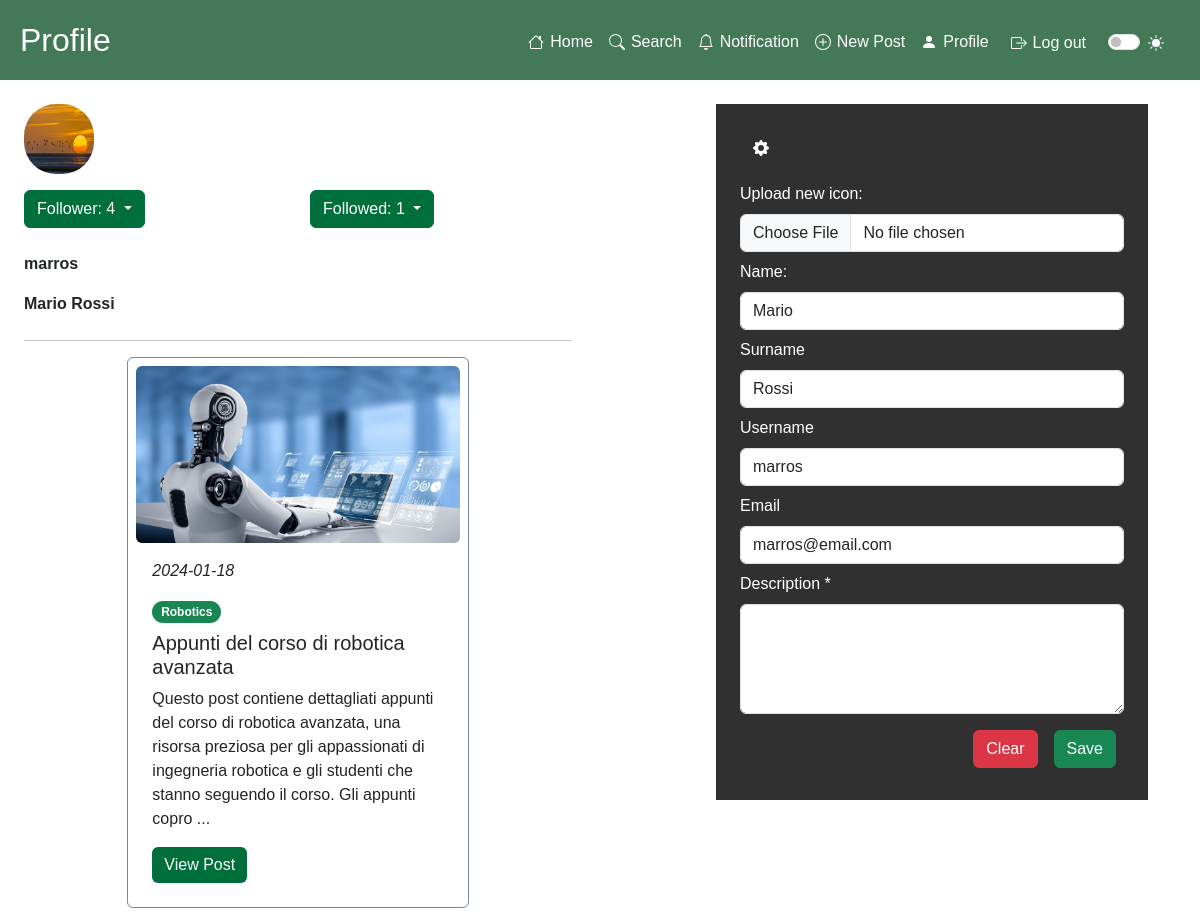
The page /website/profile/profilePage.php (signed in) on the database its author committed.
### tables this page shows
CREATE TABLE `member` (
  `IdUser` int(11) NOT NULL,
  `Name` varchar(100) NOT NULL,
  `Surname` varchar(100) NOT NULL,
  `NumberFollower` int(11) NOT NULL,
  `NumberPost` int(11) NOT NULL,
  `lastseen` datetime DEFAULT NULL,
  `Username` varchar(100) NOT NULL,
  `Email` varchar(100) NOT NULL,
  `Password` varchar(255) NOT NULL,
  `Description` tinytext DEFAULT NULL,
  `IdMedia` int(11) DEFAULT NULL
);

CREATE TABLE `media` (
  `IdMedia` int(11) NOT NULL,
  `FileName` tinytext NOT NULL,
  `FilePath` tinytext NOT NULL,
  `Extension` varchar(10) DEFAULT NULL
);

CREATE TABLE `post` (
  `IdPost` int(11) NOT NULL,
  `Title` tinytext NOT NULL,
  `Description` text DEFAULT NULL,
  `NumberVote` int(11) NOT NULL,
  `NumberComment` int(11) NOT NULL,
  `IdUser` int(11) NOT NULL,
  `IdMedia` int(11) NOT NULL,
  `IdPreview` int(11) DEFAULT NULL,
  `IdCategory` int(11) DEFAULT NULL,
  `Date` datetime DEFAULT NULL
);

CREATE TABLE `category` (
  `IdCategory` int(11) NOT NULL,
  `Description` tinytext NOT NULL
);

### website/includes/utils.php (called while the page is built, shortened)
<?php
function getCategory($dbh, $post) {
    if ($post['IdCategory'] != NULL) {
        $queryCategory = "SELECT Description FROM category WHERE IdCategory = {$post['IdCategory']};";
        $category = $dbh->execQuery($queryCategory)[0]["Description"];
    } else {
        $category = NULL;
    }
    return $category;
}

### website/includes/database.php (called while the page is built, shortened)
<?php
class DataBaseHelper
{
    private $db;
    public function __construct($hostname, $username, $password, $dbname, $port)
    {
        $this->db = new mysqli($hostname, $username, $password, $dbname, $port);
    }
    public function execQuery($query, $retType = MYSQLI_BOTH)
    {
        $stmt = $this->db->prepare($query);
        $stmt->execute();
        $res = $stmt->get_result();
        return $res == FALSE ? "" : $res->fetch_all($retType);
    }
};

### website/profile/profilePage.php (the view, shortened to what this page needs)
<!DOCTYPE html>
<html lang="en">
<head>
    <link href="https://cdn.jsdelivr.net/npm/bootstrap@5.3.2/dist/css/bootstrap.min.css" rel="stylesheet" />
    <link rel="stylesheet" href="https://cdn.jsdelivr.net/npm/bootstrap-icons@1.11.2/font/bootstrap-icons.min.css" />
    <link rel="stylesheet" href="../includes/style.css" />
</head>
<body>
    <?php
    require_once("../includes/database.php");
    include_once("../includes/utils.php");
    $showEdit = true;
    $dstUser = $_SESSION["userId"];
    $user = $dbh->execQuery("SELECT * FROM member WHERE member.IdUser=$dstUser")[0];
    $posts = $dbh->execQuery("SELECT * FROM post WHERE post.IdUser=$dstUser ORDER BY post.Date DESC");
    include_once("../includes/navbar.php");
    ?>
    <div class="container-fluid overflow-hidden px-0">
        <main class="p-2">
            <?php
            if ($showEdit) {
            ?>
                <div class="row justify-content-between">
                    <div class="overflow-y-auto overflow-x-hidden col-lg-6 col-12">
                    <?php
                } else {
                    ?>
                        <div class="row justify-content-center mx-auto">
                            <div class="overflow-y-auto overflow-x-hidden col-12 col-lg-10">
                            <?php
                        }
                            ?>
                            <section class="px-3">
                                <section class="pt-3">
                                    <?php
                                    $query = "SELECT FilePath from media WHERE IdMedia = {$user['IdMedia']};";
                                    $previewPath = $dbh->execQuery($query)[0]['FilePath'];
                                    ?>
                                    <img src="../<?php echo $previewPath ?>" alt="" class="rounded profile-page-icon rounded-5" />
                                    <?php
                                    $query = "SELECT NumberFollower from member WHERE IdUser = $dstUser";
                                    $numFollower = $dbh->execQuery($query)[0]['NumberFollower'];
                                    ?>
                                    <div class="row row-cols-2 my-3 d-flex">
                                        <div class="dropdown">
                                            <a class="btn btn-secondary dropdown-toggle border" role="button" data-bs-toggle="dropdown" aria-expanded="false">
                                                Follower: <?php echo $numFollower ?>
                                            </a>
                                        </div>
                                        <div class="dropdown col-2">
                                            <a class="btn btn-secondary dropdown-toggle border" role="button" data-bs-toggle="dropdown" aria-expanded="false">
                                                <?php
                                                $query = "SELECT COUNT(*) AS NumFollowing FROM follow WHERE IdSrc = '$dstUser';";
                                                $numFollowed = $dbh->execQuery($query)[0]['NumFollowing']
                                                ?>
                                                Followed: <?php echo $numFollowed ?>
                                            </a>
                                        </div>
                                    </div>
                                </section>
                                <section>
                                    <ul class="list-group list-unstyled">
                                        <li class="my-2"><strong><?php echo $user["Username"]; ?></strong></li>
                                        <li class="my-2"><strong><?php echo $user["Name"] . " " . $user["Surname"]; ?></strong></li>
                                    </ul>
                                </section>
                                <hr>
                                <section class="container col-12 col-lg-8 d-block">
                                    <?php
                                    foreach ($posts as $userPost) {
                                        $empty = false;
                                        if ($userPost['IdPreview'] != NULL) {
                                            $queryPreview = "SELECT FilePath from media WHERE IdMedia = {$userPost['IdPreview']};";
                                            $previewPath = $dbh->execQuery($queryPreview)[0]["FilePath"];
                                            $previewPath = "../" . $previewPath;
                                            $empty = false;
                                        } else {
                                            $empty = true;
                                        }
                                        $category = getCategory($dbh, $userPost);
                                    ?>
                                        <div class="card post-card border-1 mt-2 p-2">
                                            <?php
                                            if (!$empty) {
                                            ?>
                                                <img src="<?php echo $previewPath ?>" class="card-img-top rounded" alt="Preview image">
                                            <?php
                                            }
                                            ?>
                                            <div class="card-body">
                                                <p class="show-date"><?php echo substr($userPost["Date"], 0, 10); ?></p>
                                                <?php
                                                if ($category !== NULL) {
                                                ?>
                                                    <span class="badge border rounded-pill mb-2">
                                                        <?php echo $category; ?>
                                                    </span>
                                                <?php
                                                }
                                                ?>
                                                <h5 class="card-title">
                                                    <?php echo $userPost["Title"]; ?>
                                                </h5>
                                                <p class="card-text">
                                                    <?php echo substr($userPost['Description'], 0, 200); ?>
                                                    <?php echo strlen($userPost['Description']) > 200 ? '...' : ''; ?>
                                                </p>
                                                <a href="../post/viewPost.php?id=<?php echo ($userPost["IdPost"]); ?>" class="btn btn-primary" role="button">
                                                    View Post
                                                </a>
                                            </div>
                                        </div>
                                    <?php
                                    }
                                    ?>
                                </section>
                            </section>
                            </div>
                            <?php
                            if ($showEdit) {
                            ?>
                                <div class="position-fixed top-20 end-0 pe-5 col-5 d-none d-lg-block">
                                    <section>
                                        <?php include_once("editProfileContent.php"); ?>
                                    </section>
                                </div>
                            <?php
                            }
                            ?>
                        </div>
        </main>
    </div>
</body>
</html>

### website/profile/editProfileContent.php (shortened to what this page needs)
<?php
    require_once("../includes/database.php");
    include_once("../includes/utils.php");
    $userId = $_SESSION["userId"];
    $user = $dbh->execQuery("SELECT * FROM member WHERE member.IdUser=$userId")[0];
    ?>
    <div class="container-fluid overflow-hidden p-3">
        <div class="row justify-content-between fix-bottom edit-profile-box">
            <section class="col-12 p-4">
                <a id="change-password-button" href="changePassword.php" role="button" class="btn btn-utility mb-3" title="Change password">
                </a>
                <form action="<?php echo ($_SERVER["PHP_SELF"]); ?>" method="post" id="edit-profile-form" enctype="multipart/form-data">
                    <div class="mb-2">
                        <label for="input-image" class="form-label">Upload new icon:</label>
                        <input type="file" name="files" id="input-image" accept="image/*" class="form-control" />
                    </div>
                    <div class="mb-2">
                        <label for="input-name" class="form-label">Name:</label>
                        <input type="text" id="input-name" name="name" class="form-control" value="<?php echo $user["Name"]; ?>" />
                    </div>
                    <div class="mb-2">
                        <label for="input-surname" class="form-label">Surname</label>
                        <input type="text" id="input-surname" name="surname" class="form-control" value="<?php echo $user["Surname"]; ?>" />
                    </div>
                    <div class="mb-2">
                        <label for="input-username" class="form-label">Username</label>
                        <input type="text" id="input-username" name="username" class="form-control" value="<?php echo $user["Username"]; ?>" />
                    </div>
                    <div class="mb-2">
                        <label for="input-email" class="form-label">Email</label>
                        <input type="email" id="input-email" name="email" class="form-control" value="<?php echo $user["Email"]; ?>" />
                    </div>
                    <div class="mb-2">
                        <label for="input-description" class="form-label">Description *</label>
                        <textarea id="input-description" name="description" class="form-control" rows="4" form="edit-profile-form"><?php echo $user["Description"]; ?></textarea>
                    </div>
                    <div class="d-flex">
                        <input id="reset" type="reset" class="btn btn-danger ms-auto m-2" value="Clear" />
                        <input id="submit" type="submit" class="btn btn-success m-2" name="submit" value="Save" />
                    </div>
                </form>
            </section>
        </div>
    </div>

### rows shown on the page
member: IdMedia.FilePath (picture), NumberFollower "4", Username "marros", Name "Mario", Surname "Rossi", name "Mario", surname "Rossi", username "marros", email "marros@email.com"
post: Date "2024-01-18", IdCategory.Description "Robotics", Title "Appunti del corso di robotica avanzata", Description "Questo post contiene dettagliati appunti del corso di robotica avanzata, una risorsa preziosa per gli appassionati di ingegneria robotica e gli studenti che stanno seguendo il corso. Gli appunti copro"

### other values the page prints
$pageName "Profile"
$numFollowed "1"
